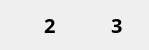
     <widget class="QWidget" name="horizontalLayoutWidget_15">
      <property name="geometry">
       <rect>
        <x>50</x>
        <y>40</y>
        <width>149</width>
        <height>41</height>
       </rect>
      </property>
      <layout class="QHBoxLayout" name="horizontalLayout_26">
       <item>
        <widget class="QLabel" name="label_56">
         <property name="styleSheet">
          <string notr="true">border-image: url(:/resources/images/resources--grain.png) 0 0 0 0 stretch stretch;</string>
         </property>
         <property name="text">
          <string/>
         </property>
        </widget>
       </item>
       <item>
        <widget class="QLabel" name="label_57">
         <property name="font">
          <font>
           <family>Sahadeva</family>
           <pointsize>15</pointsize>
           <weight>75</weight>
           <bold>true</bold>
          </font>
         </property>
         <property name="text">
          <string>2</string>
         </property>
        </widget>
       </item>
       <item>
        <widget class="QLabel" name="label_58">
         <property name="styleSheet">
          <string notr="true">border-image: url(:/resources/images/resources--ore.png) 0 0 0 0 stretch stretch;</string>
         </property>
         <property name="text">
          <string/>
         </property>
        </widget>
       </item>
       <item>
        <widget class="QLabel" name="label_59">
         <property name="font">
          <font>
           <family>Sahadeva</family>
           <pointsize>15</pointsize>
           <weight>75</weight>
           <bold>true</bold>
          </font>
         </property>
         <property name="text">
          <string>3</string>
         </property>
        </widget>
       </item>
      </layout>
     </widget>
